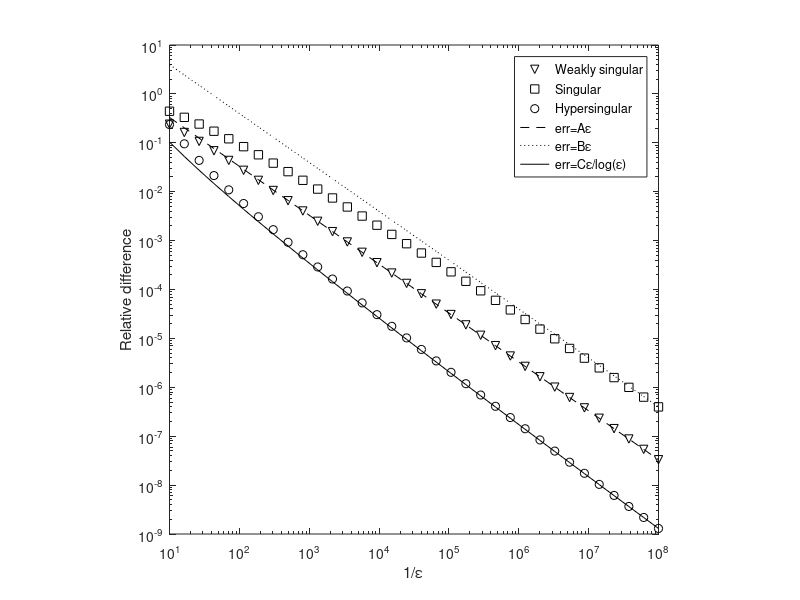

Recreate this plot in MATLAB.
function plot_Fig_hypersingularity2
load('Fig_hyper_data2.mat','ep1','epsi','errL','errM','errN')
%save Fig_hyper_data ep1 epsi errL errM errN

neps=length(ep1);
hf=figure; set(hf,'Color','w');
loglog(ep1(1:3:neps),errL(1:3:neps),'kv');
hold on;
loglog(ep1(1:3:neps),errM(1:3:neps),'ks');
hold on;
loglog(ep1(1:3:neps),errN(1:3:neps),'ko');
xlabel('1/\epsilon'); ylabel('Relative difference')
axis square
A=errL(neps)*ep1(neps);
lin=A./ep1;
loglog(ep1(1:3:length(ep1)),lin(1:3:length(ep1)),'k--');
B=errM(neps)*ep1(neps);
lin=B./ep1;
loglog(ep1(1:3:length(ep1)),lin(1:3:length(ep1)),'k:');
C=errN(neps)*ep1(neps)*log(ep1(neps));
linlog=C./(ep1.*log(ep1));
loglog(ep1(1:3:length(ep1)),linlog(1:3:length(ep1)),'k-');
legend('Weakly singular','Singular','Hypersingular','err=A\epsilon','err=B\epsilon','err=C\epsilon/log(\epsilon)')
